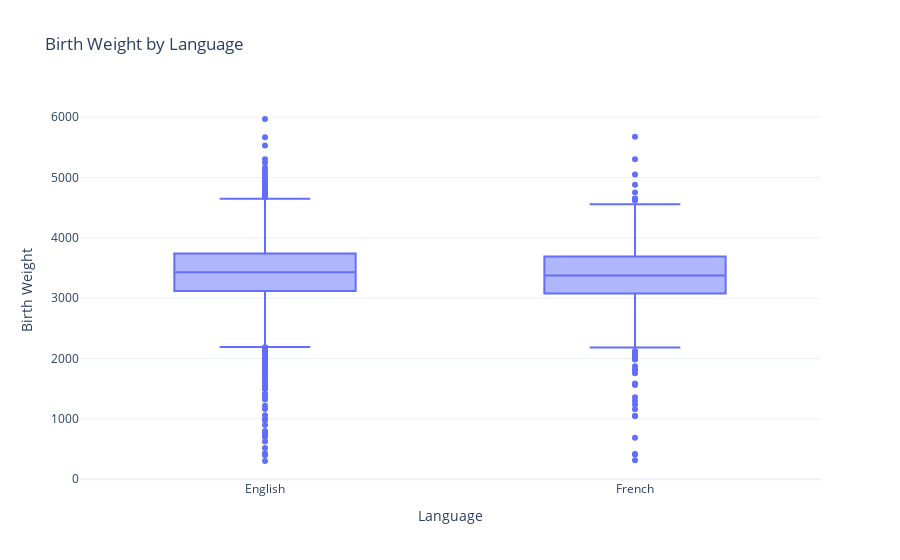

Source (notebook cell):
### Code cell
#Create a boxplot of the Birth Weight by Language
fig = px.box(
    df,
    x='Language',
    y='Birth_Weight',
    title='Birth Weight by Language'
)
fig.update_layout(
    xaxis_title='Language',
    yaxis_title='Birth Weight'
)
fig.show()

### Figure 1 — Plotly figure (JSON) as saved in the notebook; plotly's stock layout.template omitted (floating-point values rounded to 4 significant figures; data arrays with more than 128 entries replaced by an {"elided": "..."} marker saying what was removed)
{"data": [{"alignmentgroup": "True", "hovertemplate": "Language=%{x}<br>Birth_Weight=%{y}<extra></extra>", "legendgroup": "", "marker": {"color": "#636efa"}, "name": "", "notched": false, "offsetgroup": "", "orientation": "v", "showlegend": false, "type": "box", "x": {"elided": "10772 str values"}, "x0": " ", "xaxis": "x", "y": {"elided": "10772 float values"}, "y0": " ", "yaxis": "y"}], "layout": {"boxmode": "group", "legend": {"tracegroupgap": 0}, "title": {"text": "Birth Weight by Language"}, "xaxis": {"anchor": "y", "domain": [0, 1], "title": {"text": "Language"}}, "yaxis": {"anchor": "x", "domain": [0, 1], "title": {"text": "Birth Weight"}}}}
